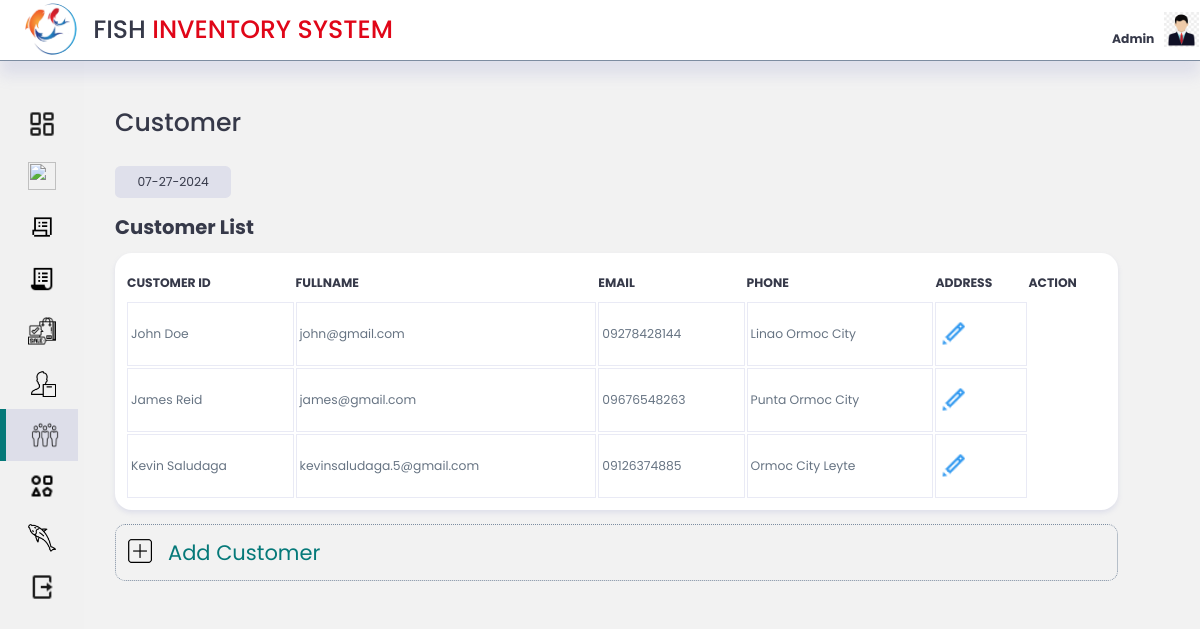
The app's page /Admin/inc/customer/customer.php with its own data.
### tables this page shows
CREATE TABLE `customer` (
  `customer_id` int(11) NOT NULL,
  `fullname` varchar(250) NOT NULL,
  `email` varchar(250) NOT NULL,
  `phone` varchar(250) NOT NULL,
  `address` varchar(250) NOT NULL,
  `date` timestamp NOT NULL DEFAULT current_timestamp() ON UPDATE current_timestamp()
);

### Admin/inc/customer/customer.php (the view, shortened to what this page needs)
<?php
include '../connection/db-user.php';
$customer_read = mysqli_query($conn, "SELECT * FROM customer;");
?>
<!DOCTYPE html>
<html lang="en">
<head>
    <link rel="stylesheet" href="../../css/style.css">
</head>
<body>
<div class="top">
        <div class="logo">
            <img src="../../icons/fishlogo.png" alt="">
            <h1>FISH <span class="danger">INVENTORY SYSTEM</span></h1>
        </div>
        <div class="profile">
            <div class="admin-name">
                <div class="admin">
                    <br>
                    <span class="hovertext" data-hover= "Edit Admin"><a href="../../admin-update.php"><b class="text-muted">Admin</b></a></span>
                </div>
            </div>
            <div class="profile-photo">
                <a class="hovertext" href="admin-update.php" data-hover= "Edit Admin"><img src="../../icons/admin-logo.jpg" alt="pic"></a>
            </div>
        </div>
    </div>
<div class="container">
    <aside>
            <div class="nav">
                <a id="dashboard" class= "not-active" href="../../index.php"><span ><img  src="../../icons/icons8-dashboard-layout-24.png" alt=""></span><h3>Dashboard</h3></a>
                <a id="inventory"class= "not-active"  href="../../inc/inventory/inventory.php"><span ><img src="../../icons/icons8-in-inventory-30.png" alt=""></span><h3 >Inventory</h3></a>
                <a id="purchase" class= "not-active" href="../../inc/purchase/purchase.php"><span ><img src="../../icons/icons8-purchase-order-32.png" alt=""></span><h3>Purchase</h3></a>
                <a id="orders" class= "not-active" href="../../inc/orders/orders.php"><span ><img src="../../icons/icons8-purchase-order-30.png" alt=""></span><h3>Orders</h3></a>
                <a id="sale" class= "not-active" href="../../inc/sale/sale.php"><span ><img src="../../icons/icons8-purchase-64.png" alt=""></span><h3>Sale</h3></a>
                <a id="supplier" class= "not-active" href="../../inc/suppliers/supplier.php"><span ><img src="../../icons/icons8-supplier-50.png" alt=""></span><h3>Suppliers</h3></a>
                <a id="customer" class= "active" href="../../inc/customer/customer.php"><span ><img src="../../icons/icons8-customers-64.png" alt=""></span><h3>Customers</h3></a>
                <a id="category" class= "not-active" href="../../inc/category/category.php"><span ><img src="../../icons/icons8-diversity-24.png" alt=""></span><h3>Category</h3></a>
                <a id="gallery" class= "not-active" href="../../inc/gallery/gallery.php"><span ><img src="../../icons/icons8-top-view-fish-50.png" alt=""></span><h3>Gallery</h3></a>
                <a href="../../logout.php"><span ><img src="../../icons/icons8-logout-24.png" alt=""></span><h3 class='danger'>Logout</h3></a>
            </div>
    </aside>
<main>
<div class="customer">
    <h1>Customer</h1>
    <div class="date">
    <?php
        $date = date('m-d-Y');
        echo $date;
        ?>
    </div>
    <div class="table">
        <div class="customer-details">
        <h2>Customer List</h2>
        <table >
        <tr>
            <th>CUSTOMER ID</th>
            <th>FULLNAME</th>
            <th>EMAIL</th>
            <th>PHONE</th>
            <th>ADDRESS</th>
            <th colspan="2">ACTION</th>
        </tr>
        <?php
        while ($customer_result = mysqli_fetch_assoc($customer_read)) {
        ?>
        <tr>
            <td><?php echo $customer_result['fullname'] ?></td>
            <td><?php echo $customer_result['email'] ?></td>
            <td><?php echo $customer_result['phone'] ?></td>
            <td><?php echo $customer_result['address'] ?></td>
            <td><a href="./editCustomer.php?edit=<?php echo $customer_result['customer_id'];?>"><img src="../../icons/icons8-pencil-24.png" alt="edit"></a></td>
        </tr>
        <?php
        }
        ?>
        </table>
        <a href="#"><label class="btn" for="modal-2"><img src="../../icons/icons8-add-new-50.png" alt="">Add Customer</label></a>
        </div>
    </div>
</div>
</main>
</div>
</body>
</html>

### Admin/css/style.css (style rules this page uses)
:root { --color-primary: #057979; --color-danger: #e00618; --color-success:#04ece0; --color-sale:rgb(170, 245, 140); --color-warning:#ffbb55; --color-white:#fff; --color-info-dark:#7d8da1; --color-info-light:#dce1eb; --color-dark:#363949; --color-light:rgba(132, 139, 200, 0.18); --color-primary-variant:#111e88; --color-dark-variant:#677483; --color-background:#f2f2f2f2; --color-transparent:transparent; --card-border-radius: 1.2rem; --border-radius-1: 0.4rem; --border-radius-2: 0.8rem; --border-radius-3: 1.2rem; --card-padding: 1.8rem; --padding-1:1.2rem; --box-shadow: 0 .2rem .4rem var(--color-light); --box-shadow2: 0 .2rem .3em var(--color-info-dark); }
* { margin: 0; padding: 0; outline: 0; appearance: none; border: 0; text-decoration: none; list-style: none; box-sizing: border-box; }
html { font-size: 14px; }
body { width: 100vw; font-family: poppins, sans-serif; font-size: 0.88rem; background: var(--color-background); user-select: none; overflow-x: hidden; color: var(--color-dark); }
.container { display: grid; width: 96%; margin: 0; gap: 1.5rem; grid-template-columns: 14rem auto ; height: 100vh; }
a { color: var(--color-dark); }
img { display: block; width: 100%; }
h1 { font-weight: 800; font-size: 1.8rem; }
h2 { font-size: 1.4rem; }
label { padding: 12px 12px 12px 0; display: inline-block; }
.danger { color: var(--color-danger); cursor: pointer; }
.top { display: flex; align-items: center; justify-content: space-between; padding: .8px; background: var(--color-white); width: 100%; border-bottom: 1px solid var(--color-info-dark); box-shadow: 0 1rem 1rem var(--color-light); position: fixed; }
.logo { display: flex; gap: 1rem; }
.logo img { padding: 2px; margin-left: .8rem; width: 4rem; height: 4rem; border-radius: 50%; }
h1 { padding: 10px 0px; font-weight: 500; }
.profile { display: flex; gap: 0.7rem; }
.profile img { width: 2.5rem; height: 2.5rem; }
aside .nav { display: flex; flex-direction: column; height: 86vh; position: fixed; width: 14rem; top: 7rem; }
aside { border-radius: 10px; height: 100vh; display: block; background-color: var(--color-background); }
aside .nav a { display: flex; color: var(--color-info-dark); margin-left: 2rem; gap: 1rem; align-items: center; position: relative; height: 3.7rem; transition: all 300ms ease; }
aside .nav a span { font-size: 1.6rem; transition: all 300ms ease; }
aside .nav a span img { width: 2rem; height: 2rem; background: var(--color-transparent); }
aside .nav a:last-child { position: absolute; bottom: 2rem; width: 100%; }
aside .nav a.active { background: var(--color-light); color: var(--color-dark); margin-left: 0; }
aside .nav a.active:before { content: ''; width: 6px; height: 100%; background: var(--color-primary); }
aside .nav a.active span { color: var(--color-dark); margin-left: calc(1rem - 3px); }
main { margin-top: 6rem; height: auto; padding: 10px; }
main .date { display: inline-block; background: var(--color-light); border-radius: var(--border-radius-1); margin-top: 1rem; padding: 0.5rem 1.6rem; }
.table { margin-top: 1rem; }
.table h2 { margin-bottom: 0.8rem; }
table { background: var(--color-white); width: 100%; border-radius: var(--card-border-radius); padding: 10px; text-align: left; box-shadow: var(--box-shadow); transition: all 300ms ease; overflow-x: scroll; }
th { height: 2.5rem; }
td { padding: 3px; border: 1px solid var(--color-light); color: var(--color-dark-variant); }
.table a { text-align: left; display: block; margin: 1rem auto; color: var(--color-primary); }
.table a label { display: flex; gap: 1rem; font-size: 1.5rem; border: 1px dotted var(--color-info-dark); border-radius: 10px; padding-left: 10px; cursor: pointer; }
.table a img { height: 2rem; width: 2rem; display: flex; }
@media screen and (max-width:1200px) { .container { width: 94%; grid-template-columns: 6rem auto ; } }
@media screen and (max-width:1200px) { .top .logo { padding-left: .8rem; } }
@media screen and (max-width:1200px) { .top .logo h1 { display: block; } }
@media screen and (max-width:1200px) { aside .nav { width: 100%; } }
@media screen and (max-width:1200px) { aside .nav a { width: 5.6rem; } }
@media screen and (max-width:1200px) { aside .nav a:last-child { position: relative; margin-top: 1.8rem; } }

### records on screen
customer: fullname "John Doe", email "john@gmail.com", phone "09278428144", address "Linao Ormoc City"
customer: fullname "James Reid", email "james@gmail.com", phone "09676548263", address "Punta Ormoc City"
customer: fullname "Kevin Saludaga", email "kevinsaludaga.5@gmail.com", phone "09126374885", address "Ormoc City Leyte"
